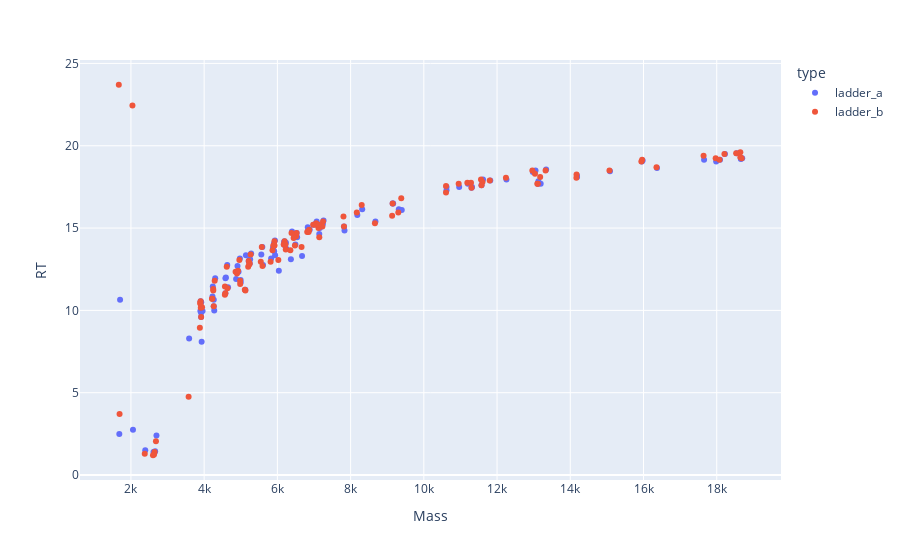

This figure's notebook cell:
### Code cell
plotly_zones(df_shift_l, df_shift_r)
